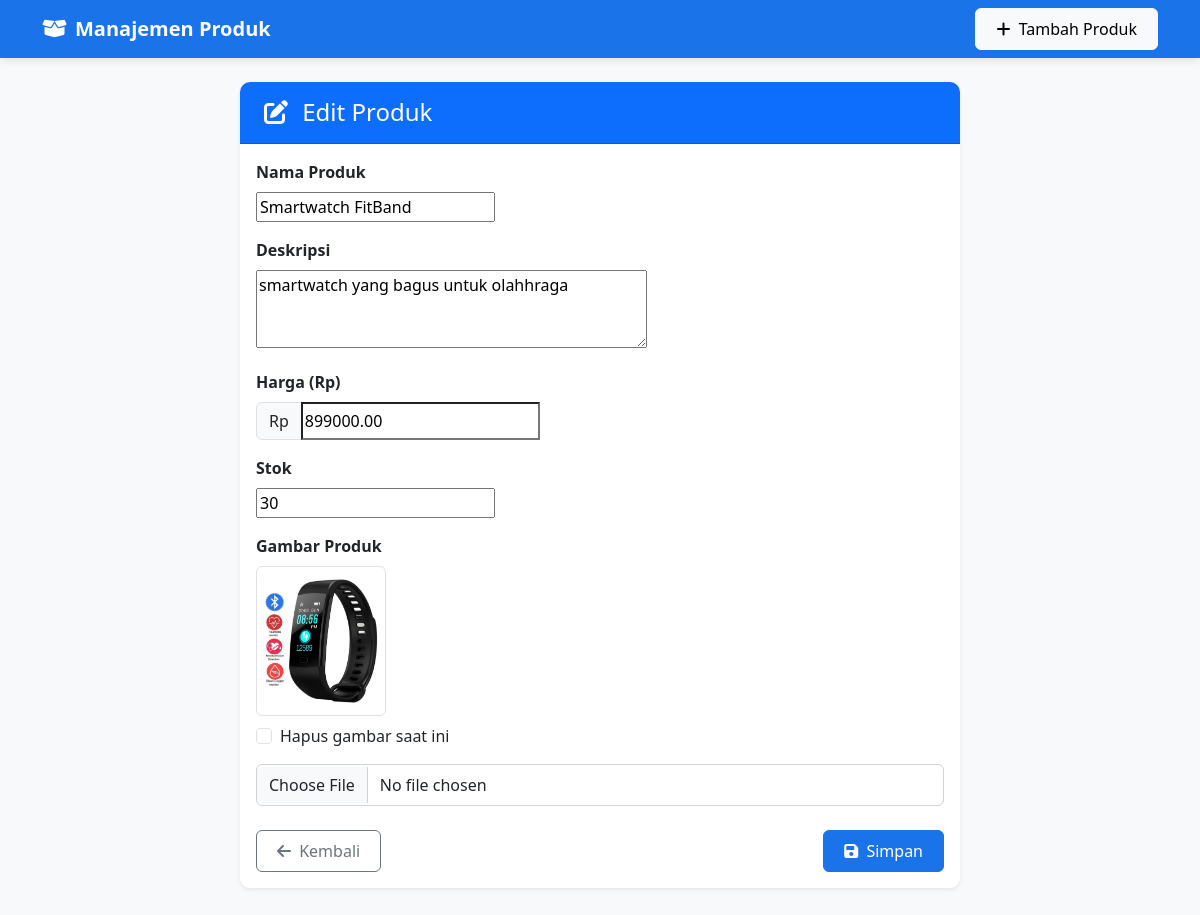
Page /2/edit/ on the committed database.
### produk/models.py (models this page shows, shortened)
class Produk(models.Model):
    nama = models.CharField(max_length=100)
    deskripsi = models.TextField(blank=True)
    harga = models.DecimalField(max_digits=10, decimal_places=2)
    stok = models.IntegerField(default=0)
    gambar = models.ImageField(upload_to='produk/', blank=True, null=True)
    dibuat_pada = models.DateTimeField(auto_now_add=True)
    diperbarui_pada = models.DateTimeField(auto_now=True)

### produk/views.py (the view)
# urls.py: path('<int:id>/edit/', views.edit_produk, name='edit_produk'),
def edit_produk(request, id):
    produk = get_object_or_404(Produk, pk=id)
    if request.method == 'POST':
        form = ProdukForm(request.POST, request.FILES, instance=produk)
        if form.is_valid():
            form.save()
            messages.success(request, 'Produk berhasil diperbarui!')
            return redirect('produk:daftar_produk')  # Gunakan namespace
    else:
        form = ProdukForm(instance=produk)
    return render(request, 'produk/form.html', {
        'form': form,
        'action': 'Edit'
    })

### produk/forms.py
class ProdukForm(forms.ModelForm):
    class Meta:
        model = Produk
        fields = ['nama', 'deskripsi', 'harga', 'stok', 'gambar']
        widgets = {
            'deskripsi': forms.Textarea(attrs={'rows': 3}),
        }

### produk/templates/produk/form.html (shortened to what this page needs)
{% extends 'produk/base.html' %}
{% block content %}
<div class="container">
    <div class="row justify-content-center">
        <div class="col-md-8">
            <div class="card shadow-sm">
                <div class="card-header bg-primary text-white">
                    <h4 class="mb-0">
                        <i class="fas fa-{% if form.instance.pk %}edit{% else %}plus{% endif %} me-2"></i>
                        {% if form.instance.pk %}Edit Produk{% else %}Tambah Produk{% endif %}
                    </h4>
                </div>
                <div class="card-body">
                    <form method="post" enctype="multipart/form-data">
                        <div class="mb-3">
                            <label for="{{ form.nama.id_for_label }}" class="form-label fw-bold">
                                Nama Produk
                            </label>
                            {{ form.nama }}
                        </div>
                        <div class="mb-3">
                            <label for="{{ form.deskripsi.id_for_label }}" class="form-label fw-bold">
                                Deskripsi
                            </label>
                            {{ form.deskripsi }}
                        </div>
                        <div class="mb-3">
                            <label for="{{ form.harga.id_for_label }}" class="form-label fw-bold">
                                Harga (Rp)
                            </label>
                            <div class="input-group">
                                <span class="input-group-text">Rp</span>
                                {{ form.harga }}
                            </div>
                        </div>
                        <div class="mb-3">
                            <label for="{{ form.stok.id_for_label }}" class="form-label fw-bold">
                                Stok
                            </label>
                            {{ form.stok }}
                        </div>
                        <div class="mb-4">
                            <label class="form-label fw-bold d-block">
                                Gambar Produk
                            </label>
                            {% if form.instance.gambar %}
                            <div class="mb-3">
                                <img src="{{ form.instance.gambar.url }}"
                                     class="img-thumbnail mb-2"
                                     style="max-height: 150px;"
                                     alt="Gambar saat ini">
                                <div class="form-check">
                                    <input class="form-check-input"
                                           type="checkbox"
                                           name="gambar-clear"
                                           id="gambar-clear">
                                    <label class="form-check-label" for="gambar-clear">
                                        Hapus gambar saat ini
                                    </label>
                                </div>
                            </div>
                            {% endif %}
                            <input type="file" name="gambar" class="form-control" id="{{ form.gambar.id_for_label }}">
                        </div>
                        <div class="d-flex justify-content-between">
                            <a href="{% url 'produk:daftar_produk' %}" class="btn btn-outline-secondary">
                                <i class="fas fa-arrow-left me-1"></i> Kembali
                            </a>
                            <button type="submit" class="btn btn-primary">
                                <i class="fas fa-save me-1"></i> Simpan
                            </button>
                        </div>
                    </form>
                </div>
            </div>
        </div>
    </div>
</div>
{% endblock %}

### produk/templates/produk/base.html (style rules this page uses)
:root { --primary-blue: #1a73e8; --dark-blue: #0d47a1; --light-blue: #e8f0fe; --accent-blue: #4285f4; }
body { background-color: #f8f9fa; font-family: 'Segoe UI', Tahoma, Geneva, Verdana, sans-serif; }
.card { border-radius: 10px; box-shadow: 0 4px 6px rgba(0,0,0,0.05); transition: transform 0.2s; border: none; }
.btn-primary { background-color: var(--primary-blue); border-color: var(--primary-blue); }

### produk/templates/produk/form.html (style rules this page uses)
.card { border-radius: 10px; border: none; box-shadow: 0 4px 6px rgba(0,0,0,0.1); }
.card-header { border-radius: 10px 10px 0 0 !important; padding: 1rem 1.5rem; }
.form-label { margin-bottom: 0.5rem; display: block; }
.form-control, .form-select { padding: 0.5rem 0.75rem; border-radius: 6px; border: 1px solid #ced4da; }
.input-group-text { background-color: #f8f9fa; }
.btn { padding: 0.5rem 1.25rem; border-radius: 6px; font-weight: 500; }
.img-thumbnail { border-radius: 6px; border: 1px solid #dee2e6; padding: 0.25rem; background-color: #fff; }

### rows in the picture
Produk: nama "Smartwatch FitBand", deskripsi "smartwatch yang bagus untuk olahhraga", harga "899000.00", stok "30", instance.gambar (picture)
